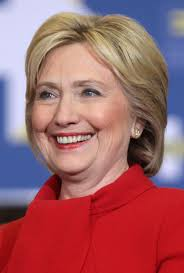
#> input picture images/Hillary.jpg, 184 x 273 px
$ jupyter execute 'Lesson 1.ipynb'   (text cells are left out)
#> lines starting #> are read from the running program, lines starting #| are printed output that depends on the picture; pictures that were not available may be replaced by others from this repository, and a replacement may not be noted
[cell 1]
import numpy as np
import cv2
from matplotlib import pyplot as plt

img=cv2.imread('images/Hillary.jpg',0) #resim okuma, 0 olduğunda gri-tonlamalı okur
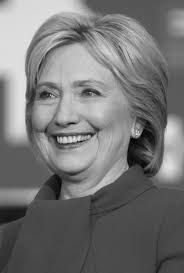
#> img: shape (273, 184); min 0, max 237, mean 117.2

plt.imshow(img,cmap='gray', interpolation='bicubic')
plt.xticks([]), plt.yticks([]) # X ve y eksenleri göstermemek için []  yapılır
plt.show()

[cell 2]
import numpy as np
import cv2

#Resim oku, renkli resim
img = cv2.imread('images/Hillary.jpg')
#> img is the input picture: shape (273, 184, 3); mean B, G, R 104.2, 98.1, 159.7

#Resmi göster

cv2.namedWindow('image', cv2.WINDOW_NORMAL) #Resmi istediğin gibi ölçekle cv2.WINDOW_NORMAL default=WINDOW_AUTOSIZE
cv2.imshow('image',img)

cv2.imwrite('images/HilariHanim.png',img) #farklı formatta kaydet


#Herhangi bir tuşa basılana kadar bekle


cv2.waitKey(0)
cv2.destroyAllWindows()

#Tüm pencereleri kapat

[cell 3]
import numpy as np
import cv2
img = cv2.imread('images/HilariHanim.png',0)
#> img: shape (273, 184); min 2, max 237, mean 116.7
cv2.imshow('image',img)
k = cv2.waitKey(0)
#> (key q is pressed here)
if k == 27: # ESC tuşuna basana kadar bekler
    cv2.destroyAllWindows()
elif k == ord('s'): # 's' tuşuna basıldığında kaydeder.
    cv2.imwrite('images/Hili.png',img)
    cv2.destroyAllWindows()

[cell 4]
import numpy as np
import cv2

cap=cv2.VideoCapture(0) # webcam okur. Birden fazla webcam varsa hangisini kullanmak istiyorsanız 0 yerine onu yazabilirsiniz

while(True):
    ##webcam okuma başlıyor
    ret, frame=cap.read()
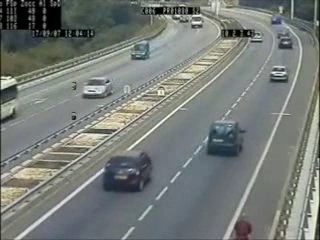
#> input picture frame 75 of images/cars.avi, 320 x 240 px, given in place of the camera
#> frame is the input picture: shape (240, 320, 3); mean B, G, R 120, 123.9, 118.8

    #Gri tonlamaya dönüştür
    gray= cv2.cvtColor(frame, cv2.COLOR_BGR2GRAY)

    # frame i göster
    cv2.imshow('frame', gray)
    if cv2.waitKey(1) & 0xFF == ord('q'):
#> (key q is pressed here)
        break

# Herşey bittiğinde kamerayı serbest bırak
cap.release()
cv2.destroyAllWindows()

[cell 5]
#video gösterimi

import numpy as np
import cv2

cap=cv2.VideoCapture('images/walking.avi') # video ismi varsa dizini yazılır.

while(True):
    ##video yu okuyor
    ret, frame=cap.read()

    #Gri tonlamaya dönüştür
    gray= cv2.cvtColor(frame, cv2.COLOR_BGR2GRAY)

    # frame i göster
    cv2.imshow('frame', gray)
    if cv2.waitKey(1) & 0xFF == ord('q'):
#> (key q is pressed here)
        break

# Herşey bittiğinde kamerayı serbest bırak
cap.release()
cv2.destroyAllWindows()

[cell 6]
# video kaydetme

import numpy as np
import cv2

cap=cv2.VideoCapture(0)

fourcc=cv2.VideoWriter_fourcc(*'DIVX') # Video kayıt codecini belirliyoruz
#cv2.VideoWriter_fourcc('M', 'J', 'P', 'G') bunuda kullanabiliriz
out=cv2.VideoWriter('images/mqqqc.mp4',fourcc, 30.0,(640,480),1)  # kaydetme ismi, kodec'i fps=30, Çözünürlük(640,480), 1 renkli video kayıt

while(cap.isOpened()):
    ret, frame = cap.read()
    if ret==True:
        originalVideo= frame
        flipVertical = cv2.flip(frame, 0)
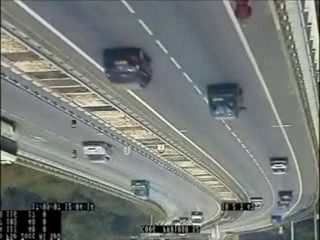
#> flipVertical: shape (240, 320, 3); mean B, G, R 120, 123.9, 118.8
        flipHorizontal=cv2.flip(frame, 1)
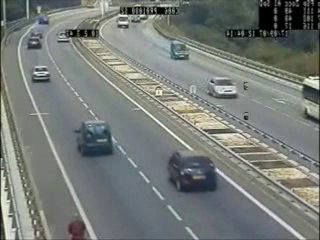
#> flipHorizontal: shape (240, 320, 3); mean B, G, R 120, 123.9, 118.8
        flipBoth=cv2.flip(frame, -1)
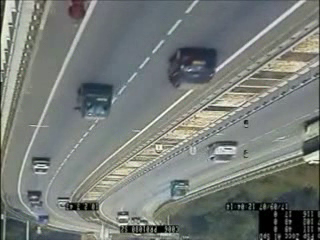
#> flipBoth: shape (240, 320, 3); mean B, G, R 120, 123.9, 118.8

        # Döndürülmüş frame i videouya yaz
        out.write(frame)
        cv2.imshow('Original Video', originalVideo)
        cv2.imshow('Dikey Cevrilmis Video', flipVertical)
        cv2.imshow('Yatay Cevrilmis Video', flipHorizontal)
        cv2.imshow('Her iki yone Cevrilmis', flipBoth)


        if cv2.waitKey(1) & 0xFF == ord('q'):
#> (key q is pressed here)
            break
    else:
        break

cap.release()
out.release()
cv2.destroyAllWindows()
